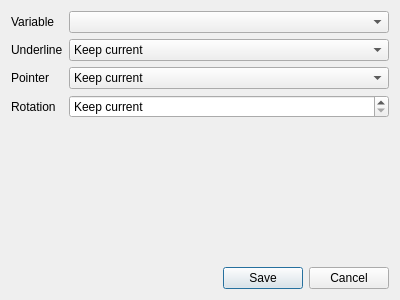
<?xml version="1.0" encoding="UTF-8"?>
<ui version="4.0">
 <class>VariablesDialog</class>
 <widget class="QDialog" name="VariablesDialog">
  <property name="geometry">
   <rect>
    <x>0</x>
    <y>0</y>
    <width>400</width>
    <height>300</height>
   </rect>
  </property>
  <property name="windowTitle">
   <string>Update item label</string>
  </property>
  <property name="windowIcon">
   <iconset theme="edit-select-all">
    <normaloff>.</normaloff>.</iconset>
  </property>
  <layout class="QGridLayout" name="gridLayout">
   <item row="0" column="0">
    <widget class="QLabel" name="variableLabel">
     <property name="text">
      <string>Variable</string>
     </property>
    </widget>
   </item>
   <item row="0" column="1">
    <widget class="QComboBox" name="variableCombo">
     <property name="sizePolicy">
      <sizepolicy hsizetype="Expanding" vsizetype="Fixed">
       <horstretch>0</horstretch>
       <verstretch>0</verstretch>
      </sizepolicy>
     </property>
    </widget>
   </item>
   <item row="1" column="0">
    <widget class="QLabel" name="underlineLabel">
     <property name="text">
      <string>Underline</string>
     </property>
    </widget>
   </item>
   <item row="1" column="1">
    <widget class="QComboBox" name="underlineCombo">
     <property name="sizePolicy">
      <sizepolicy hsizetype="Expanding" vsizetype="Fixed">
       <horstretch>0</horstretch>
       <verstretch>0</verstretch>
      </sizepolicy>
     </property>
     <item>
      <property name="text">
       <string>Keep current</string>
      </property>
     </item>
     <item>
      <property name="text">
       <string>Insert</string>
      </property>
     </item>
     <item>
      <property name="text">
       <string>Remove</string>
      </property>
     </item>
    </widget>
   </item>
   <item row="2" column="0">
    <widget class="QLabel" name="pointerLabel">
     <property name="text">
      <string>Pointer</string>
     </property>
    </widget>
   </item>
   <item row="2" column="1">
    <widget class="QComboBox" name="pointerCombo">
     <property name="sizePolicy">
      <sizepolicy hsizetype="Expanding" vsizetype="Fixed">
       <horstretch>0</horstretch>
       <verstretch>0</verstretch>
      </sizepolicy>
     </property>
     <item>
      <property name="text">
       <string>Keep current</string>
      </property>
     </item>
     <item>
      <property name="text">
       <string>Insert</string>
      </property>
     </item>
     <item>
      <property name="text">
       <string>Remove</string>
      </property>
     </item>
    </widget>
   </item>
   <item row="4" column="0" colspan="2">
    <widget class="QScrollArea" name="scrollArea">
     <property name="frameShape">
      <enum>QFrame::NoFrame</enum>
     </property>
     <property name="lineWidth">
      <number>0</number>
     </property>
     <property name="widgetResizable">
      <bool>true</bool>
     </property>
     <widget class="QWidget" name="scrollAreaWidgetContents">
      <property name="geometry">
       <rect>
        <x>0</x>
        <y>0</y>
        <width>382</width>
        <height>142</height>
       </rect>
      </property>
      <layout class="QVBoxLayout" name="verticalLayout">
       <item>
        <widget class="QLabel" name="affectsLabel">
         <property name="text">
          <string/>
         </property>
         <property name="alignment">
          <set>Qt::AlignLeading|Qt::AlignLeft|Qt::AlignTop</set>
         </property>
         <property name="wordWrap">
          <bool>true</bool>
         </property>
        </widget>
       </item>
      </layout>
     </widget>
    </widget>
   </item>
   <item row="5" column="0" colspan="2">
    <widget class="QDialogButtonBox" name="buttonBox">
     <property name="orientation">
      <enum>Qt::Horizontal</enum>
     </property>
     <property name="standardButtons">
      <set>QDialogButtonBox::Cancel|QDialogButtonBox::Save</set>
     </property>
    </widget>
   </item>
   <item row="3" column="0">
    <widget class="QLabel" name="rotationLabel">
     <property name="text">
      <string>Rotation</string>
     </property>
    </widget>
   </item>
   <item row="3" column="1">
    <widget class="QDoubleSpinBox" name="rotationSpin">
     <property name="specialValueText">
      <string>Keep current</string>
     </property>
     <property name="suffix">
      <string>°</string>
     </property>
     <property name="decimals">
      <number>0</number>
     </property>
     <property name="minimum">
      <double>-1.000000000000000</double>
     </property>
     <property name="maximum">
      <double>360.000000000000000</double>
     </property>
     <property name="value">
      <double>-1.000000000000000</double>
     </property>
    </widget>
   </item>
  </layout>
 </widget>
 <tabstops>
  <tabstop>variableCombo</tabstop>
  <tabstop>underlineCombo</tabstop>
  <tabstop>pointerCombo</tabstop>
  <tabstop>scrollArea</tabstop>
 </tabstops>
 <resources/>
 <connections>
  <connection>
   <sender>buttonBox</sender>
   <signal>accepted()</signal>
   <receiver>VariablesDialog</receiver>
   <slot>accept()</slot>
   <hints>
    <hint type="sourcelabel">
     <x>257</x>
     <y>290</y>
    </hint>
    <hint type="destinationlabel">
     <x>157</x>
     <y>274</y>
    </hint>
   </hints>
  </connection>
  <connection>
   <sender>buttonBox</sender>
   <signal>rejected()</signal>
   <receiver>VariablesDialog</receiver>
   <slot>reject()</slot>
   <hints>
    <hint type="sourcelabel">
     <x>325</x>
     <y>290</y>
    </hint>
    <hint type="destinationlabel">
     <x>286</x>
     <y>274</y>
    </hint>
   </hints>
  </connection>
  <connection>
   <sender>variableCombo</sender>
   <signal>currentIndexChanged(int)</signal>
   <receiver>VariablesDialog</receiver>
   <slot>variableIndexChanged(int)</slot>
   <hints>
    <hint type="sourcelabel">
     <x>365</x>
     <y>21</y>
    </hint>
    <hint type="destinationlabel">
     <x>522</x>
     <y>31</y>
    </hint>
   </hints>
  </connection>
  <connection>
   <sender>variableCombo</sender>
   <signal>currentIndexChanged(int)</signal>
   <receiver>VariablesDialog</receiver>
   <slot>dialogParamsChanged()</slot>
   <hints>
    <hint type="sourcelabel">
     <x>313</x>
     <y>19</y>
    </hint>
    <hint type="destinationlabel">
     <x>619</x>
     <y>18</y>
    </hint>
   </hints>
  </connection>
  <connection>
   <sender>underlineCombo</sender>
   <signal>currentIndexChanged(int)</signal>
   <receiver>VariablesDialog</receiver>
   <slot>dialogParamsChanged()</slot>
   <hints>
    <hint type="sourcelabel">
     <x>375</x>
     <y>38</y>
    </hint>
    <hint type="destinationlabel">
     <x>578</x>
     <y>44</y>
    </hint>
   </hints>
  </connection>
  <connection>
   <sender>pointerCombo</sender>
   <signal>currentIndexChanged(int)</signal>
   <receiver>VariablesDialog</receiver>
   <slot>dialogParamsChanged()</slot>
   <hints>
    <hint type="sourcelabel">
     <x>381</x>
     <y>77</y>
    </hint>
    <hint type="destinationlabel">
     <x>627</x>
     <y>82</y>
    </hint>
   </hints>
  </connection>
  <connection>
   <sender>rotationSpin</sender>
   <signal>valueChanged(double)</signal>
   <receiver>VariablesDialog</receiver>
   <slot>dialogParamsChanged()</slot>
   <hints>
    <hint type="sourcelabel">
     <x>352</x>
     <y>103</y>
    </hint>
    <hint type="destinationlabel">
     <x>670</x>
     <y>106</y>
    </hint>
   </hints>
  </connection>
 </connections>
 <slots>
  <slot>variableIndexChanged(int)</slot>
  <slot>dialogParamsChanged()</slot>
 </slots>
</ui>
